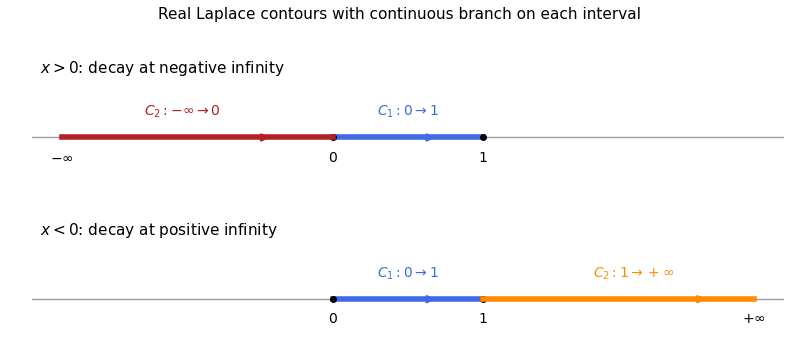

Generate this figure with Python:
import numpy as np
import matplotlib
matplotlib.use('Agg')
import matplotlib.pyplot as plt

fig,ax=plt.subplots(2,1,figsize=(8,3.6),dpi=100)
for j,a in enumerate(ax):
 a.axhline(0,color='.6',lw=1);a.plot([0,1],[0,0],color='royalblue',lw=4)
 a.annotate('',xy=(.7,0),xytext=(.3,0),arrowprops=dict(arrowstyle='->',color='royalblue',lw=2))
 a.text(.5,.16,r'$C_1: 0\to1$',ha='center',color='royalblue')
 a.plot([0,1],[0,0],'ko',ms=4);a.text(0,-.18,'0',ha='center');a.text(1,-.18,'1',ha='center')
 a.set(xlim=(-2,3),ylim=(-.4,.65));a.axis('off')
 if j==0:
  a.plot([-1.8,0],[0,0],color='firebrick',lw=4);a.annotate('',xy=(-.4,0),xytext=(-1.3,0),arrowprops=dict(arrowstyle='->',color='firebrick',lw=2))
  a.text(-1,.16,r'$C_2: -\infty\to0$',ha='center',color='firebrick');a.text(-1.8,-.18,r'$-\infty$',ha='center')
  a.text(-1.95,.48,r'$x>0$: decay at negative infinity',fontsize=11)
 else:
  a.plot([1,2.8],[0,0],color='darkorange',lw=4);a.annotate('',xy=(2.5,0),xytext=(1.5,0),arrowprops=dict(arrowstyle='->',color='darkorange',lw=2))
  a.text(2,.16,r'$C_2: 1\to+\infty$',ha='center',color='darkorange');a.text(2.8,-.18,r'$+\infty$',ha='center')
  a.text(-1.95,.48,r'$x<0$: decay at positive infinity',fontsize=11)
fig.suptitle('Real Laplace contours with continuous branch on each interval',fontsize=11)
fig.subplots_adjust(left=.04,right=.98,top=.86,bottom=.02,hspace=.15)
fig.savefig('paper-1-laplace-contours.png',facecolor='white',transparent=False)
